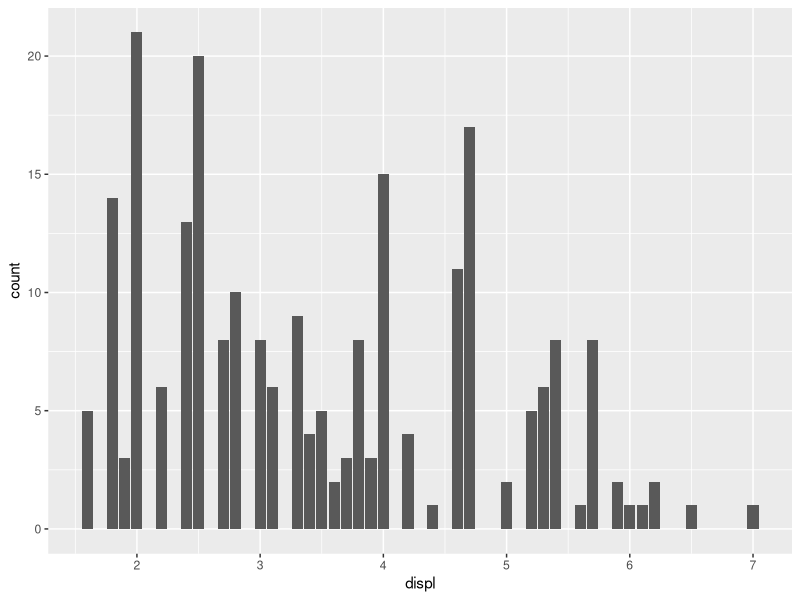
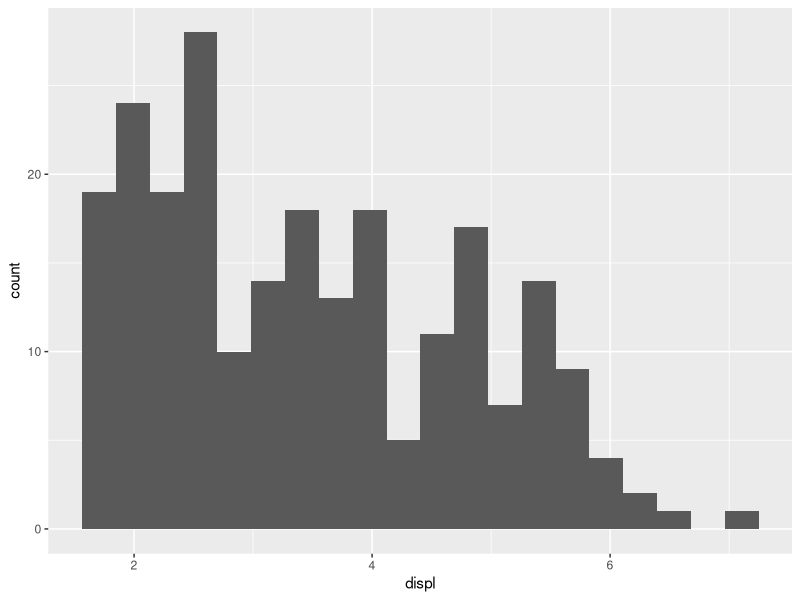
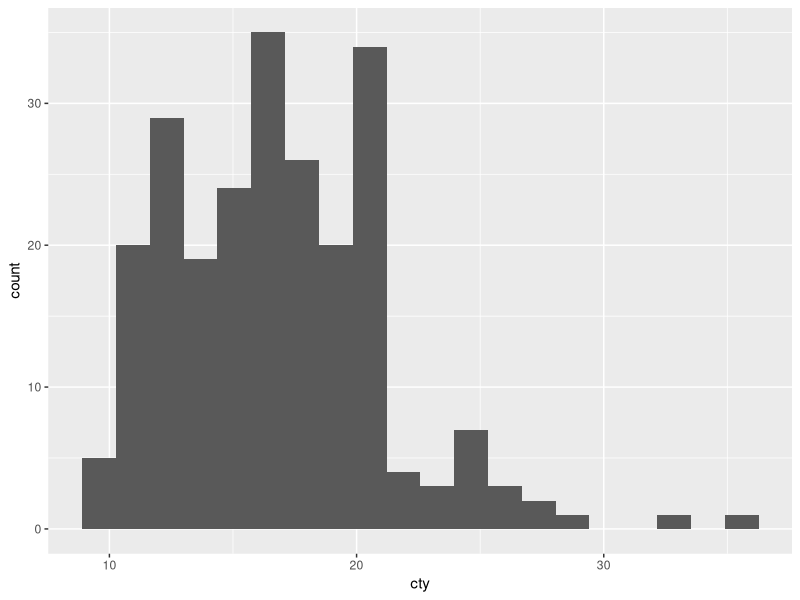
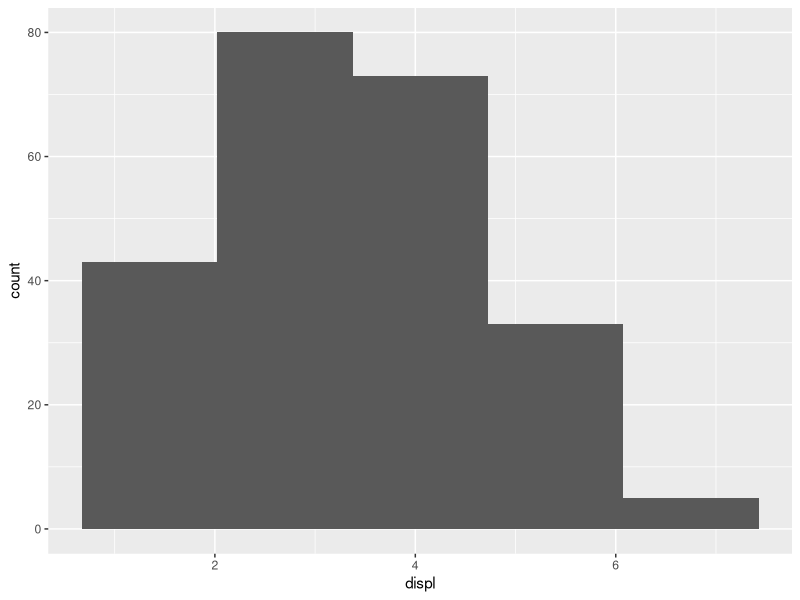
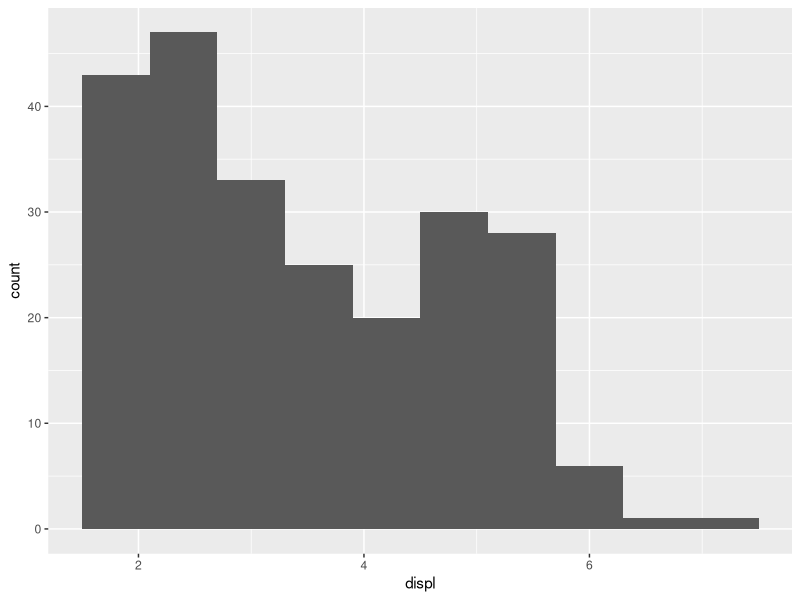
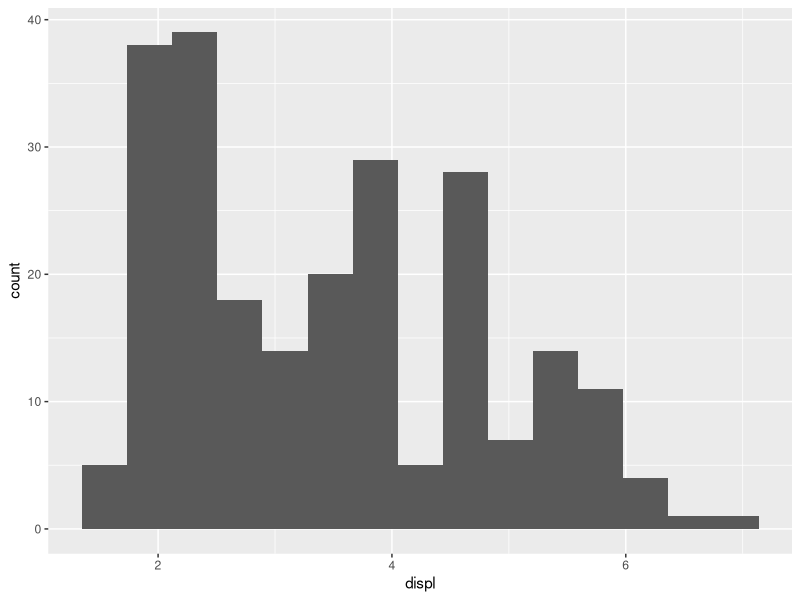
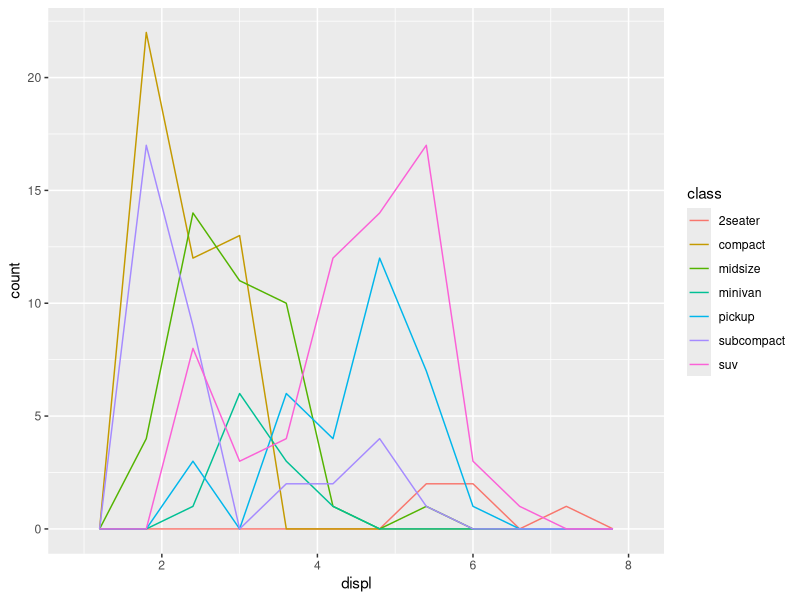
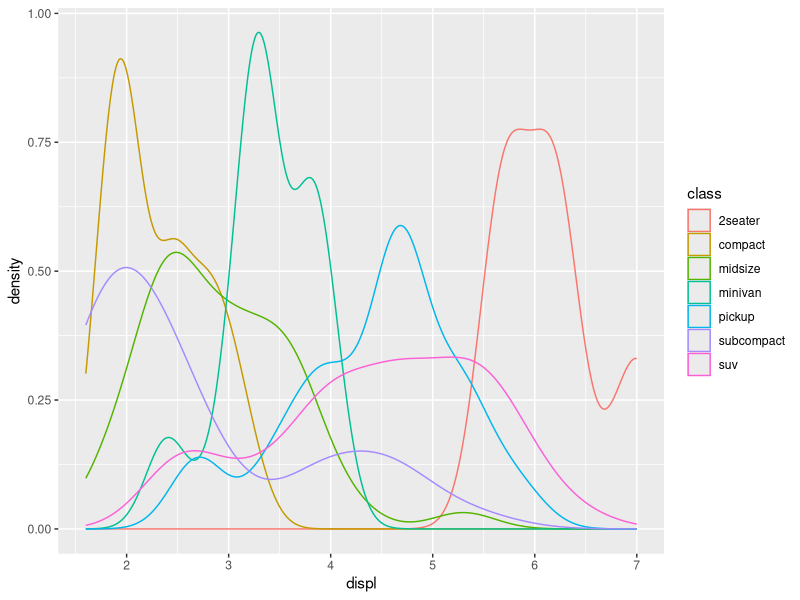

R code for these plots, in order:
## ---- chunk 1
# knitr options
knitr::opts_chunk$set(echo = TRUE)
## ---- chunk 2
library(tidyverse)
mpg
## ---- chunk 3
## NOTE: No need to modify
mpg %>% 
  ggplot(aes(displ)) +
  geom_bar()
## ---- chunk 4
## NOTE: No need to modify
mpg %>% 
  ggplot(aes(displ)) +
  geom_histogram(bins = 20)
## ---- chunk 5
## TASK: Make a histogram of
mpg %>% 
  ggplot(aes(cty)) +
  geom_histogram(bins = 20)
# TODO: Finish this code
## ---- chunk 6
## NOTE: No need to modify
mpg %>% 
  ggplot(aes(displ)) +
  geom_histogram(bins = 5)
## ---- chunk 7
## NOTE: No need to modify
mpg %>% 
  ggplot(aes(displ)) +
  geom_histogram(bins = 10)
## ---- chunk 8
## NOTE: No need to modify
mpg %>% 
  ggplot(aes(displ)) +
  geom_histogram(bins = 15)
## ---- chunk 9
## NOTE: No need to modify
mpg %>%
  ggplot(aes(displ, color = class)) +
  geom_freqpoly(bins = 10)
## ---- chunk 10
## NOTE: No need to modify
mpg %>%
  ggplot(aes(displ, color = class)) +
  geom_density()
## ---- chunk 11
## NOTE: No need to modify
mpg %>%
  ggplot(aes(cty, color = class)) +
  geom_freqpoly(bins = 10)
## ---- chunk 12
## NOTE: No need to modify
mpg %>%
  ggplot(aes(cty, color = class)) +
  geom_density()
## ---- chunk 13
mpg %>%
  ggplot(aes(cty, color = class)) +
  geom_density() + 
facet_wrap(~ class, scales = "free_y")
## ---- chunk 14
## TODO: Run this chunk; play with differnet bin widths
diamonds %>%
  filter(carat < 1.1) %>%

  ggplot(aes(carat)) +
  geom_histogram(binwidth = 0.1, boundary = 0.005) +
  scale_x_continuous(
    breaks = seq(0, 1, by = 0.1)

  )
